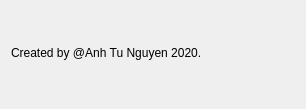
<?xml version="1.0" encoding="UTF-8"?>
<ui version="4.0">
 <class>about</class>
 <widget class="QDialog" name="about">
  <property name="geometry">
   <rect>
    <x>0</x>
    <y>0</y>
    <width>306</width>
    <height>109</height>
   </rect>
  </property>
  <property name="windowTitle">
   <string>Created by Anh Tu Nguyen</string>
  </property>
  <widget class="QLabel" name="label">
   <property name="geometry">
    <rect>
     <x>11</x>
     <y>23</y>
     <width>291</width>
     <height>61</height>
    </rect>
   </property>
   <property name="text">
    <string>&lt;html&gt;&lt;head/&gt;&lt;body&gt;&lt;p&gt;Created by @Anh Tu Nguyen 2020.&lt;/p&gt;&lt;/body&gt;&lt;/html&gt;</string>
   </property>
  </widget>
 </widget>
 <resources/>
 <connections/>
</ui>
